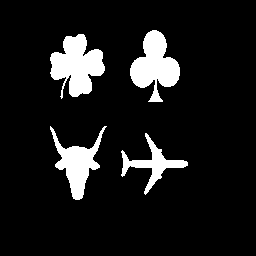
%> input picture Project 2/match1.gif, 256 x 256 px
$ octave --eval "matchShadows;"   (GNU Octave 9; MATLAB toolbox functions it lacks are replaced by stand-ins)
%> lines starting %> are read from the running program, lines starting %| are printed output that depends on the picture; in (x1, y1, x2, y2) boxes, pixels count from 0 and x2, y2 are one past the last pixel; in counts of white or black regions, pixels touching at a corner belong together; the program's own positions count from 1
function matchShadows()
    % Step 1: Load and prepare images
    % shadow1 = imread('../images/shadow1.gif');
    % shadow1rotated = imread('../images/shadow1rotated.gif');
    shadow1 = imread('../images/match1.gif');
%> shadow1: size 256x256 uint8; values 0 (black) and 1 (white), 10% white; 4 white regions, box (x1, y1, x2, y2) and area: (50, 34, 105, 99) 2125, (130, 30, 180, 102) 1945, (50, 126, 107, 200) 1511, (121, 133, 188, 195) 1003
    shadow1rotated = imread('../images/match3.gif');
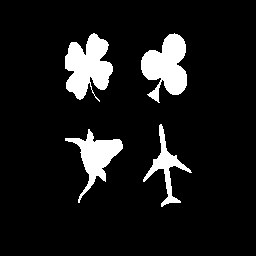
%> input picture Project 2/match3.gif, 256 x 256 px
%> shadow1rotated: size 256x256 uint8; values 0 (black) and 1 (white), 9.5% white; 4 white regions, box (x1, y1, x2, y2) and area: (65, 33, 113, 102) 2053, (141, 33, 187, 103) 1921, (65, 129, 123, 203) 1397, (143, 124, 192, 207) 871
    shadow1 = convert2binary(shadow1);
    shadow1rotated = convert2binary(shadow1rotated);

    % Display the loaded images to verify
    figure;
    subplot(1,2,1); imshow(shadow1); title('Shadow1 (Original)');
    subplot(1,2,2); imshow(shadow1rotated); title('Shadow1rotated');

    % Step 2: Filter out small objects and keep only solid
    fprintf('Keeping only the solid objects...\n');
    [shadow1_filtered, labeled1] = keepLargestObjects(shadow1, 4);
%> in keepLargestObjects, `[labeled_all, numObjects] = bwlabel(img, 8);`:
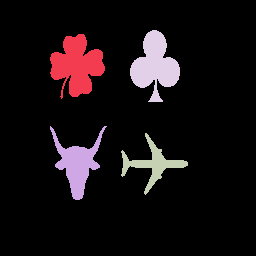
%> labeled_all: size 256x256 double; 5 distinct labels, from 0 to 4; one colour per label, 0 black
%> in keepLargestObjects, `[labeled_all, numObjects] = bwlabel(img, 8);`: numObjects = 4
    [shadow1rotated_filtered, labeled2] = keepLargestObjects(shadow1rotated, 4);
%> call 2 of keepLargestObjects, with numToKeep = 4
%> in keepLargestObjects (call 2), `[labeled_all, numObjects] = bwlabel(img, 8);`:
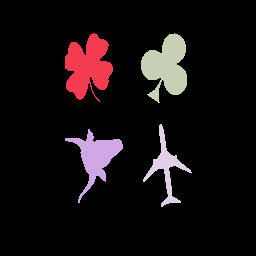
%> labeled_all: size 256x256 double; 5 distinct labels, from 0 to 4; one colour per label, 0 black

    % Display the filtered objects for verification
    figure;
    subplot(1,2,1); imshow(shadow1_filtered); title('Shadow1 - Main Objects');
    subplot(1,2,2); imshow(shadow1rotated_filtered); title('Shadow1rotated - Main Objects');

    % Display the labeled regions with colors
    figure;
    subplot(1,2,1);
    imshow(label2rgb(labeled1, 'jet', 'k', 'shuffle'));
    title('Labeled Main Objects - Shadow1');
    subplot(1,2,2);
    imshow(label2rgb(labeled2, 'jet', 'k', 'shuffle'));
    title('Labeled Main Objects - Shadow1rotated');

    % Step 3: Perform pecstral analysis on each object
    % Define structuring element as a 3x3 square
    B = ones(3, 3);

    % Compute pattern spectrums for each object in the first image
    figure('Position', [100, 100, 900, 700]);
    patterSpectrums1 = cell(4, 1);
    for i = 1:4
        % Extract this object only
        objMask = (labeled1 == i);

        % Get bounding box to crop the object
        props = regionprops(objMask, 'BoundingBox');
        bbox = props.BoundingBox;
        x = max(1, floor(bbox(1)));
        y = max(1, floor(bbox(2)));
        w = ceil(bbox(3));
        h = ceil(bbox(4));
        croppedObj = objMask(y:y+h-1, x:x+w-1);

        % Compute pattern spectrum using openings
        patternSpectrum = computePatternSpectrum(croppedObj, B);
        patterSpectrums1{i} = patternSpectrum;

        % Display the pattern spectrum
        subplot(2, 4, i);
        stem(patternSpectrum, 'LineWidth', 1.5);
        title(['Pattern Spectrum for Object ' num2str(i) ' in Shadow1']);
        xlabel('Structuring Element Size');
        ylabel('Pattern Spectrum f(n)');
        grid on;
    end
%> this loop made 4 passes
%> (bbox, x, y, w, h, lastNonZero in computePatternSpectrum, patternSpectrum) on passes 1, 3, 4: ([50.5 34.5 55 65], 50, 34, 55, 65, 10, [7; 45; 30; 95; 36; 91; 76; 951; 95]), ([121.5 133.5 67 62], 121, 133, 67, 62, 5, [136; 203; 301; 121]), ([130.5 30.5 50 72], 130, 30, 50, 72, 10, [21; 42; 37; 63; 12; 67; 77; 518; 251])
%> (bbox, x, y, w, h, lastNonZero in computePatternSpectrum, patternSpectrum) on pass 2: ([50.5 126.5 57 74], 50, 126, 57, 74, 11, [156; 112; 60; 28; 46; 66; 91; 51; 210; 42])
%> pass 1, in computePatternSpectrum, `opened = imopen(X, B);`:
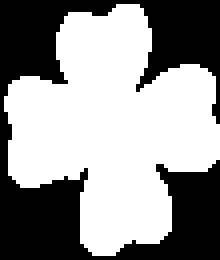
%> opened: size 65x55 logical (shown 4 times larger); 58.1% white; 1 black region, box (x1, y1, x2, y2) and area: (0, 0, 55, 65) 1498
%> after the loop, patterSpectrums1 = {[7; 45; 30; 95; 36; 91; 76; 951; 95], [156; 112; 60; 28; 46; 66; 91; 51; 210; 42], [136; 203; 301; 121], [21; 42; 37; 63; 12; 67; 77; 518; 251]}

    % Compute pattern spectrums for each object in the second image
    patterSpectrums2 = cell(4, 1);
    for i = 1:4
        % Extract this object only
        objMask = (labeled2 == i);

        % Get bounding box to crop the object
        props = regionprops(objMask, 'BoundingBox');
        bbox = props.BoundingBox;
        x = max(1, floor(bbox(1)));
        y = max(1, floor(bbox(2)));
        w = ceil(bbox(3));
        h = ceil(bbox(4));
        croppedObj = objMask(y:y+h-1, x:x+w-1);

        % Compute pattern spectrum using morphological openings
        patternSpectrum = computePatternSpectrum(croppedObj, B);
        patterSpectrums2{i} = patternSpectrum;

        % Display the pattern spectrum
        subplot(2, 4, i+4);
        stem(patternSpectrum, 'LineWidth', 1.5);
        title(['Pattern Spectrum for Object ' num2str(i) ' in Shadow1rotated']);
        xlabel('Structuring Element Size');
        ylabel('Pattern Spectrum f(n)');
        grid on;
    end
%> this loop made 4 passes
%> (bbox, x, y, w, h, lastNonZero in computePatternSpectrum, patternSpectrum) on passes 1, 4: ([65.5 33.5 48 69], 65, 33, 48, 69, 10, [3; 23; 55; 68; 116; 123; 773; 282; 0]), ([143.5 124.5 49 83], 143, 124, 49, 83, 5, [165; 355; 22; 90])
%> (bbox, x, y, w, h, lastNonZero in computePatternSpectrum, patternSpectrum) on passes 2 to 3: ([65.5 129.5 58 74], 65, 129, 58, 74, 11, [93; 147; 57; 9; 23; 80; 110; 119; 57; 87]), ([141.5 33.5 46 70], 141, 33, 46, 70, 12, [26; 22; 70; 47; 35; 41; 71; 108; 649; 22; 24])
%> pass 1, in matchShadows, `objMask = (labeled2 == i);`:
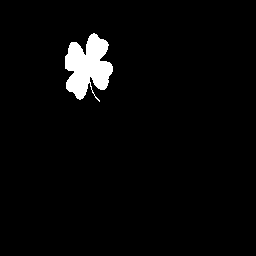
%> objMask: size 256x256 logical; 3.1% white; 1 white region, box (x1, y1, x2, y2) and area: (65, 33, 113, 102) 2053
%> pass 1, in computePatternSpectrum (call 5), `opened = imopen(X, B);`:
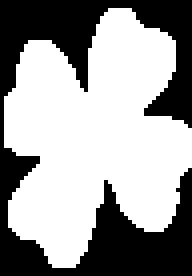
%> opened: size 69x48 logical (shown 4 times larger); 60.8% white; 1 black region, box (x1, y1, x2, y2) and area: (0, 0, 48, 69) 1297
%> after the loop, patterSpectrums2 = {[3; 23; 55; 68; 116; 123; 773; 282; 0], [93; 147; 57; 9; 23; 80; 110; 119; 57; 87], [26; 22; 70; 47; 35; 41; 71; 108; 649; 22; 24], [165; 355; 22; 90]}
%> after the loop:
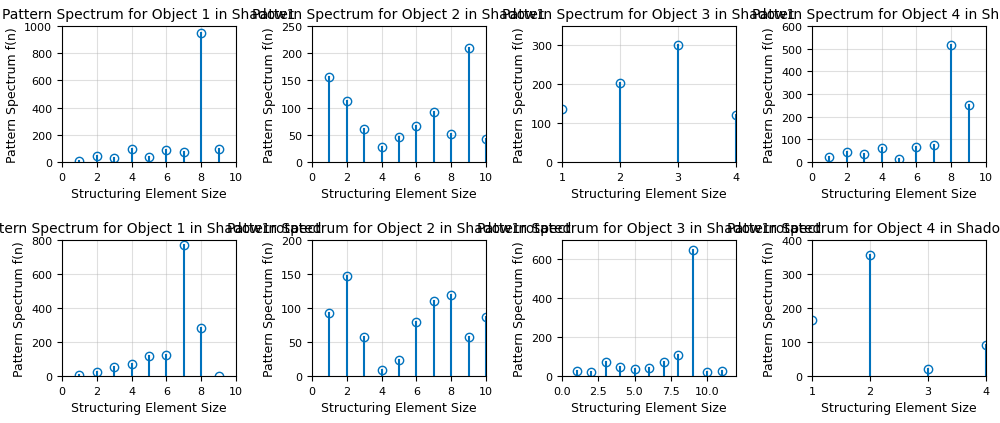
%> figure redrawn from the program's plot data, 8 panels; panel 1: highest point at x = 8, y = 951; panel 2: highest point at x = 9, y = 210; panel 4: highest point at x = 8, y = 518; panel 5: highest point at x = 7, y = 773

    % Step 4: Normalize the pattern spectrums to get pecstrums
    pecstrums1 = cell(4, 1);
    for i = 1:4
        pecstrums1{i} = normalizePecstrum(patterSpectrums1{i});
    end
%> this loop made 4 passes
%> totalSum in normalizePecstrum on passes 1, 2, 4: 1426, 862, 1088
%> (totalSum in normalizePecstrum, pecstrum in normalizePecstrum) on pass 3: (761, [0.179; 0.267; 0.396; 0.159])
%> after the loop, pecstrums1 = 4 items

    pecstrums2 = cell(4, 1);
    for i = 1:4
        pecstrums2{i} = normalizePecstrum(patterSpectrums2{i});
    end
%> this loop made 4 passes
%> totalSum in normalizePecstrum on passes 1 to 3: 1443, 782, 1115
%> (totalSum in normalizePecstrum, pecstrum in normalizePecstrum) on pass 4: (632, [0.261; 0.562; 0.0348; 0.142])
%> after the loop, pecstrums2 = 4 items

    % Step 5: Calculate distance matrix between pecstrums
    distances = zeros(4, 4);
    for i = 1:4
        for j = 1:4
            distances(i,j) = computePecstralDistance(pecstrums1{i}, pecstrums2{j});
        end
    end
%> after the loop, distances = [0.681 0.574 0.771 0.9; 0.559 0.228 0.398 0.54; 0.757 0.456 0.752 0.473; 0.595 0.43 0.52 0.792]

    % Display the distance matrix
    fprintf('Pecstral Distance Matrix:\n');
    disp(distances);
%|    0.6811   0.5742   0.7715   0.8996
%|    0.5588   0.2277   0.3978   0.5397
%|    0.7571   0.4556   0.7516   0.4735
%|    0.5954   0.4301   0.5203   0.7925

    % Step 6: Find best matches based on pecstral distances[~, matches] = min(distances, [], 2);
    % [~, matches] = min(distances, [], 2);

    costOfNonAssignment = 1;
%> the run ends on the next line
    pairs = matchpairs(distances, costOfNonAssignment);
% [46 lines not run here, left out]
function patternSpectrum = computePatternSpectrum(X, B)
    % Compute the pattern spectrum using morphological openings
    % patternSpectrum(n) = pixelCount(open_n) - pixelCount(open_n+1)

    % Maximum size for structuring element iterations
    maxSize = 20;

    % Preallocate array for opened areas
    openedAreas = zeros(maxSize, 1);

    % Compute first opening (size 1 - original structuring element)
    opened = imopen(X, B);
    openedAreas(1) = sum(opened(:));

    % Compute openings with larger structuring elements
    for n = 2:maxSize
        % Create structuring element of size n
        B_n = strel('square', 2*n+1);

        % Perform opening
        opened = imopen(X, B_n);

        % Compute area after opening
        openedAreas(n) = sum(opened(:));

        % If the opened image is empty, stop
        if openedAreas(n) == 0
            break;
        end
    end

    % Trim zeros at the end
    lastNonZero = find(openedAreas > 0, 1, 'last');
    if isempty(lastNonZero)
        patternSpectrum = zeros(1, 1);
        return;
    end

    openedAreas = openedAreas(1:lastNonZero);

    % Compute pattern spectrum as the derivative of the opened areas
    patternSpectrum = zeros(length(openedAreas)-1, 1);
    for i = 1:length(openedAreas)-1
        patternSpectrum(i) = openedAreas(i) - openedAreas(i+1);
    end
end

function pecstrum = normalizePecstrum(patternSpectrum)
    % Normalize pattern spectrum to create pecstrum
    % The sum of the pecstrum should equal 1

    totalSum = sum(patternSpectrum);

    if totalSum > 0
        pecstrum = patternSpectrum / totalSum;
    else
        % If pattern spectrum is all zeros, return a uniform distribution
        pecstrum = ones(size(patternSpectrum)) / length(patternSpectrum);
    end
end

% [32 lines left out: functions computePecstralDistance, computeComplexity, not called in this run]

function [filteredImage, labeled] = keepLargestObjects(img, numToKeep)
    % Keep only the largest numToKeep objects in the image

    % Label all objects in the original image
    [labeled_all, numObjects] = bwlabel(img, 8);

    % If we found fewer objects than requested, keep all of them
    if numObjects <= numToKeep
        filteredImage = img;
        labeled = labeled_all;
        return;
    end

    % Get the area of each object
    stats = regionprops(labeled_all, 'Area');
    areas = [stats.Area];

    % Sort areas in descending order and get indices of largest objects
    [~, idx] = sort(areas, 'descend');

    % Keep only the largest numToKeep objects
    toKeep = idx(1:numToKeep);

    % Create a new image with only the largest objects
    filteredImage = false(size(img));
    for i = 1:numToKeep
        filteredImage = filteredImage | (labeled_all == toKeep(i));
    end

    % Relabel the objects consecutively from 1 to numToKeep
    labeled = zeros(size(img));
    for i = 1:numToKeep
        labeled(labeled_all == toKeep(i)) = i;
    end
end

function bw = convert2binary(img)
    % Convert input image to binary
    if ~islogical(img)
        if size(img, 3) > 1
            img = rgb2gray(img);
        end

        % Try multiple thresholding approaches if needed
        if max(img(:)) > 1
            % For 0-255 range
            bw = img > 128;
        else
            % For 0-1 range
            bw = img > 0.5;
        end
    else
        bw = img;
    end
end
